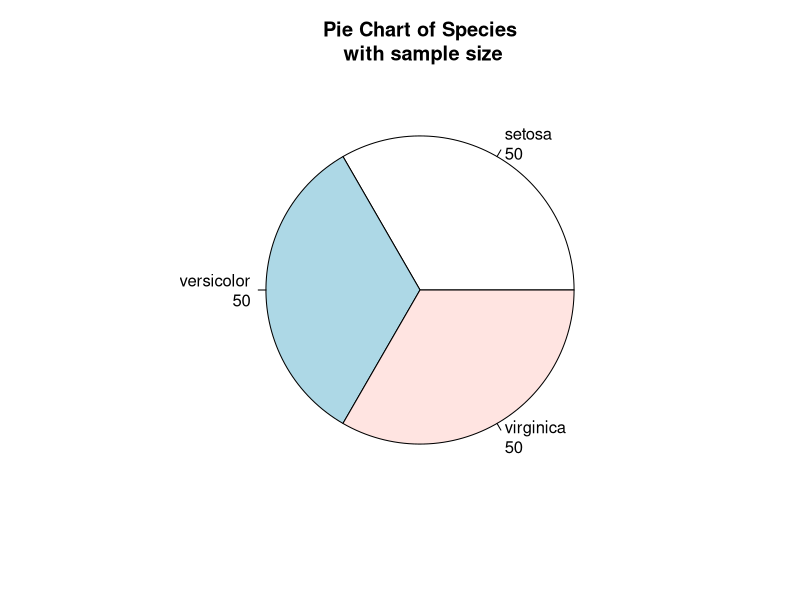
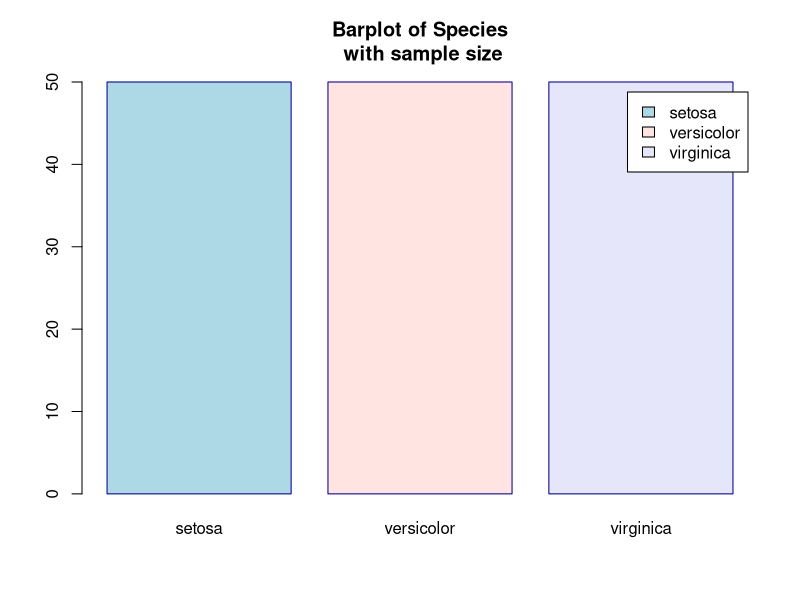
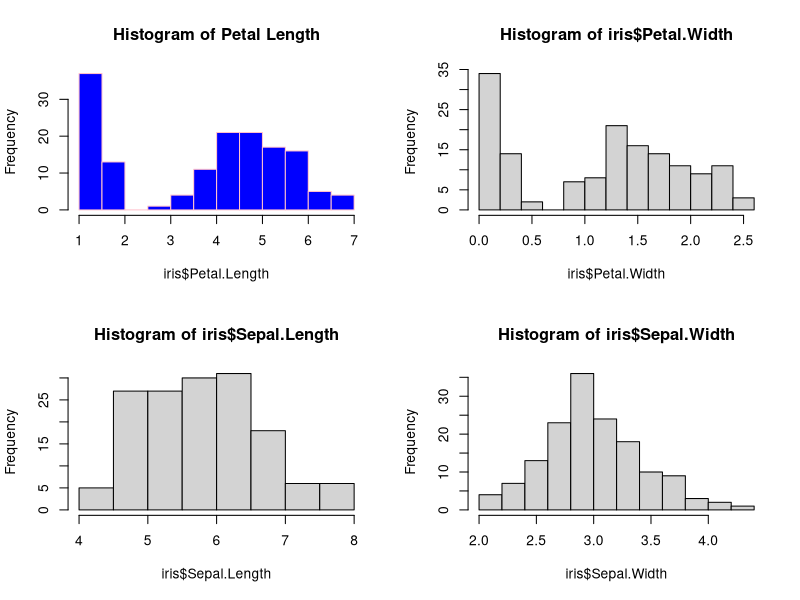
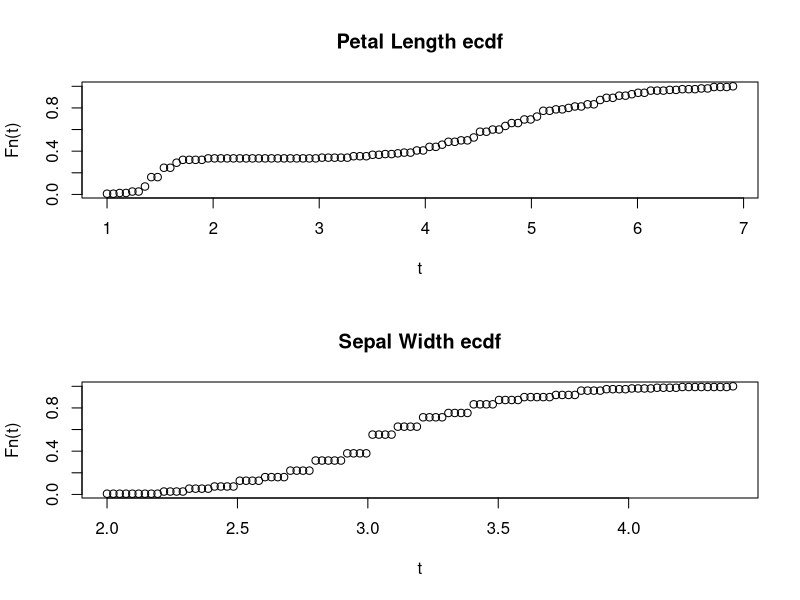
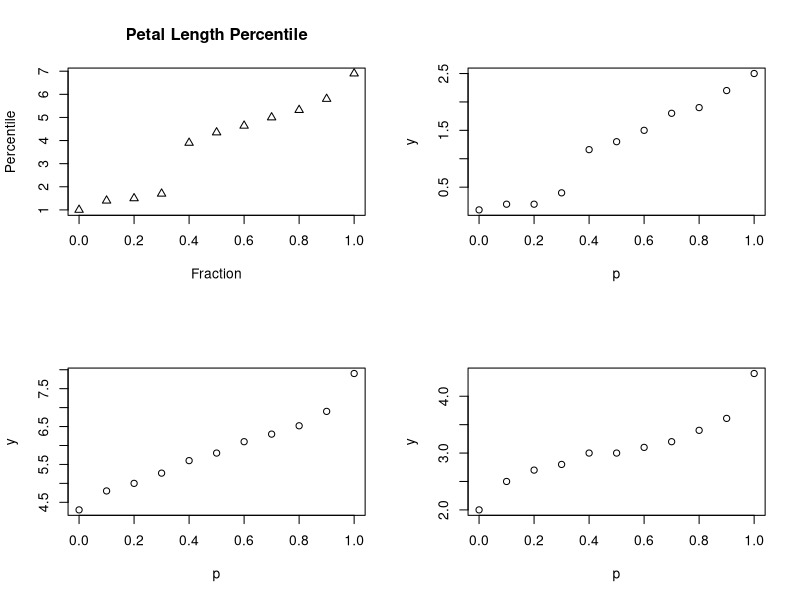
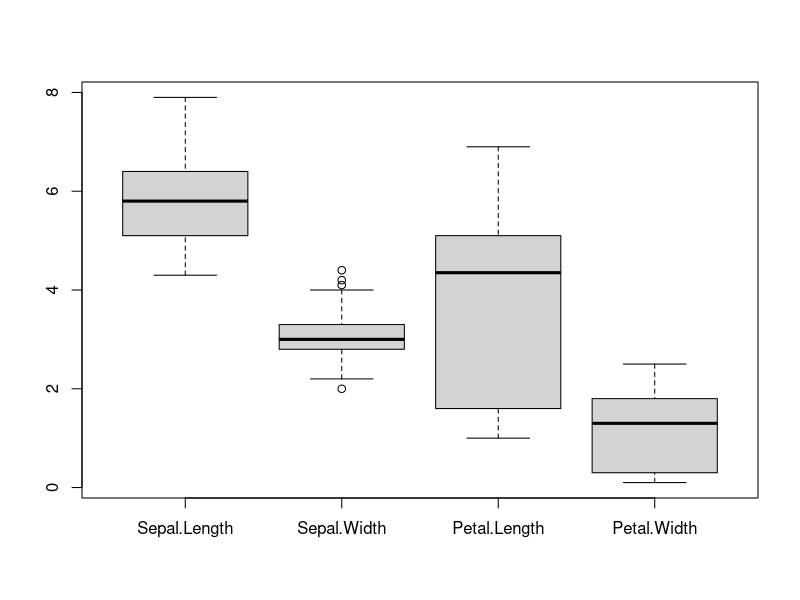

Here is the R script that generated these plots, in order:
# Solution Exercise 1
# Author: Lionel Fillatre

# Pie Chart from Iris data frame
data("iris") # load iris dataset
speciesTable <- table(iris$Species)
pieLabels <- paste(names(speciesTable), "\n", speciesTable, sep="")
pie(speciesTable, labels = pieLabels, 
    main="Pie Chart of Species\n with sample size")

# Barplot
barplot(speciesTable,
        legend = names(speciesTable),
        col = c("lightblue", "mistyrose","lavender"),
        border = "dark blue"
        )
title(main = "Barplot of Species\n with sample size")

# Histogram
op <- par(mfrow = c (2, 2))
hist (iris$Petal.Length,
      main = "Histogram of Petal Length",
      col = "blue1",
      breaks = 20,
      border = "pink"
      )
hist(iris$Petal.Width)
hist(iris$Sepal.Length)
hist(iris$Sepal.Width)

# Edcf
op <- par(mfrow = c (2, 1))
Fn <- ecdf(iris$Petal.Length) # compute the ecdf
t <- seq(min(iris$Petal.Length), max(iris$Petal.Length),length.out=100) 
plot(t,Fn(t),main = "Petal Length ecdf") # values of the ecdf at points t

Fn <- ecdf(iris$Sepal.Width) # compute the ecdf
t <- seq(min(iris$Sepal.Width), max(iris$Sepal.Width),length.out=100) 
plot(t,Fn(t),main = "Sepal Width ecdf") # values of the ecdf at points t


# Percentile
op <- par (mfrow = c (2, 2))
p <- seq(0,1,by=.1)
y <- quantile(iris$Petal.Length,  probs = p)
plot(p,y, 
     type = "p", 
     main = "Petal Length Percentile",
     xlab = "Fraction",
     ylab = "Percentile",
     pch=2
     )
y <- quantile(iris$Petal.Width,  probs = p)
plot(p,y)
y <- quantile(iris$Sepal.Length,  probs = p)
plot(p,y)
y <- quantile(iris$Sepal.Width,  probs = p)
plot(p,y)

# Boxplot
op <- par (mfrow = c (1, 1))
boxplot(iris[,1:4])

